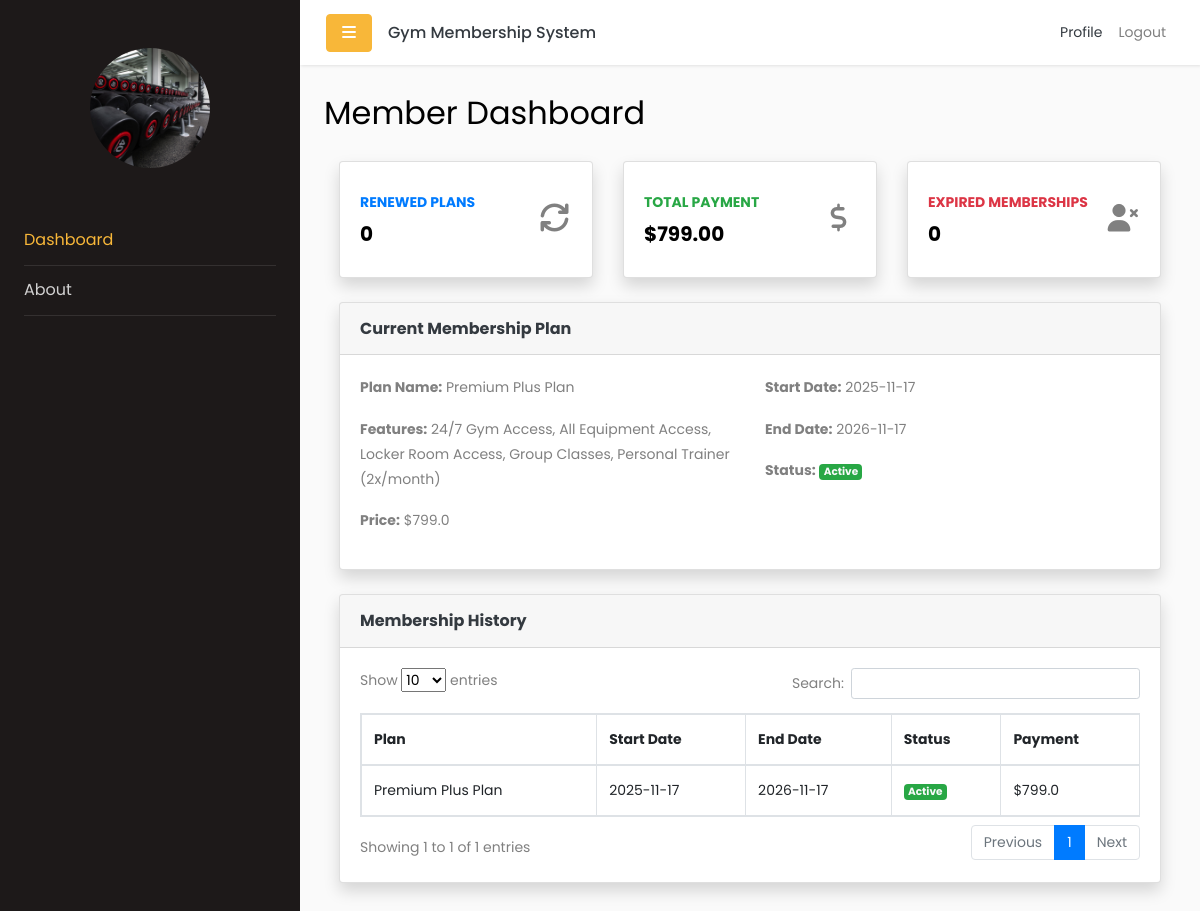
The page /member/dashboard (signed in) on the database its author committed.
### app/models.py (models this page shows)
class MembershipPlan(db.Model):
    __tablename__ = 'membership_plans'
    id = db.Column(db.Integer, primary_key=True)
    name = db.Column(db.String(100), nullable=False)
    features = db.Column(db.Text)
    price = db.Column(db.Float, nullable=False)
    duration_months = db.Column(db.Integer, nullable=False)  # Duration in months
    status = db.Column(db.String(20), default='available')  # 'available' or 'unavailable'
    created_at = db.Column(db.DateTime, default=lambda: datetime.now(timezone.utc))

class Membership(db.Model):
    __tablename__ = 'memberships'
    id = db.Column(db.Integer, primary_key=True)
    member_id = db.Column(db.Integer, db.ForeignKey('users.id'), nullable=False)
    plan_id = db.Column(db.Integer, db.ForeignKey('membership_plans.id'), nullable=False)
    start_date = db.Column(db.DateTime, nullable=False)
    end_date = db.Column(db.DateTime, nullable=False)
    paymentMethod = db.Column(db.String(100))  # e.g., 'credit_card', 'cash', etc.
    status = db.Column(db.String(20), default='active')  # 'active', 'expired', 'cancelled'
    created_at = db.Column(db.DateTime, default=lambda: datetime.now(timezone.utc))
    user = db.relationship('User', backref=db.backref('memberships', lazy=True))
    plan = db.relationship('MembershipPlan', backref=db.backref('memberships', lazy=True))

### app/routes/member_routes.py (the view, shortened to what this page needs)
@member_bp.route('/member/dashboard')
@login_required
@role_required('member')
def member_dashboard():
    from flask_login import current_user
    from app.models import Membership, MembershipPlan, MembershipRenewal, db
    memberships = Membership.query.filter_by(member_id=current_user.id).order_by(Membership.start_date.desc()).all()
    membership_history = []
    total_payment = 0
    expired_count = 0
    renewed_count = 0
    current_membership = None
    current_plan = None
    renewal_history = []
    for m in memberships:
        plan = MembershipPlan.query.get(m.plan_id)
        membership_history.append((m, plan))
        total_payment += plan.price if plan else 0
        if m.status == 'expired':
            expired_count += 1
        renewals = MembershipRenewal.query.filter_by(membership_id=m.id).order_by(MembershipRenewal.renewal_date.desc()).all()
        if m.status == 'active' and not current_membership:
            current_membership = m
            current_plan = plan
    return render_template(
        'member/dashboard.html',
        renewed_count=renewed_count,
        total_payment=total_payment,
        expired_count=expired_count,
        current_membership=current_membership,
        current_plan=current_plan,
        membership_history=membership_history,
        renewal_history=renewal_history
    )

### app/__init__.py (called while the page is built)
@login_manager.user_loader
def load_user(user_id):
    return User.query.get(int(user_id))

### app/templates/member/dashboard.html (shortened to what this page needs)
{% extends 'base.html' %}
{% block content %}
<h2 class="mb-4">Member Dashboard</h2>
<div class="container-fluid">
    <div class="row">
        <div class="col-xl-4 col-md-6 mb-4">
            <div class="card border-left-primary shadow h-100 py-2">
                <div class="card-body">
                    <div class="row no-gutters align-items-center">
                        <div class="col mr-2">
                            <div class="text-xs font-weight-bold text-primary text-uppercase mb-1">Renewed Plans</div>
                            <div class="h5 mb-0 font-weight-bold text-gray-800">{{ renewed_count }}</div>
                        </div>
                        <div class="col-auto">
                            <i class="fas fa-sync fa-2x text-gray-300"></i>
                        </div>
                    </div>
                </div>
            </div>
        </div>
        <div class="col-xl-4 col-md-6 mb-4">
            <div class="card border-left-success shadow h-100 py-2">
                <div class="card-body">
                    <div class="row no-gutters align-items-center">
                        <div class="col mr-2">
                            <div class="text-xs font-weight-bold text-success text-uppercase mb-1">Total Payment</div>
                            <div class="h5 mb-0 font-weight-bold text-gray-800">${{ '{:,.2f}'.format(total_payment) }}</div>
                        </div>
                        <div class="col-auto">
                            <i class="fas fa-dollar-sign fa-2x text-gray-300"></i>
                        </div>
                    </div>
                </div>
            </div>
        </div>
        <div class="col-xl-4 col-md-6 mb-4">
            <div class="card border-left-danger shadow h-100 py-2">
                <div class="card-body">
                    <div class="row no-gutters align-items-center">
                        <div class="col mr-2">
                            <div class="text-xs font-weight-bold text-danger text-uppercase mb-1">Expired Memberships</div>
                            <div class="h5 mb-0 font-weight-bold text-gray-800">{{ expired_count }}</div>
                        </div>
                        <div class="col-auto">
                            <i class="fas fa-user-times fa-2x text-gray-300"></i>
                        </div>
                    </div>
                </div>
            </div>
        </div>
    </div>
    <div class="card shadow mb-4">
        <div class="card-header py-3">
            <h6 class="m-0 font-weight-bold text-dark">Current Membership Plan</h6>
        </div>
        <div class="card-body">
            {% if current_membership and current_plan %}
            <div class="row">
                <div class="col-md-6">
                    <p><strong>Plan Name:</strong> {{ current_plan.name }}</p>
                    <p><strong>Features:</strong> {{ current_plan.features }}</p>
                    <p><strong>Price:</strong> ${{ current_plan.price }}</p>
                </div>
                <div class="col-md-6">
                    <p><strong>Start Date:</strong> {{ current_membership.start_date.strftime('%Y-%m-%d') }}</p>
                    <p><strong>End Date:</strong> {{ current_membership.end_date.strftime('%Y-%m-%d') }}</p>
                    <p><strong>Status:</strong>
                        {% if current_membership.status == 'active' %}
                            <span class="badge bg-success text-light">Active</span>
                        {% elif current_membership.status == 'expired' %}
                            <span class="badge bg-danger text-light">Expired</span>
                        {% else %}
                            <span class="badge bg-secondary">{{ current_membership.status|capitalize }}</span>
                        {% endif %}
                    </p>
                </div>
            </div>
            {% else %}
            <p class="text-muted">No active membership plan found.</p>
            {% endif %}
        </div>
    </div>
    <div class="card shadow mb-4">
        <div class="card-header py-3">
            <h6 class="m-0 font-weight-bold text-dark">Membership History</h6>
        </div>
        <div class="card-body">
            <div class="table-responsive">
                <table class="table table-bordered" id="memberHistoryTable">
                    <thead>
                        <tr>
                            <th>Plan</th>
                            <th>Start Date</th>
                            <th>End Date</th>
                            <th>Status</th>
                            <th>Payment</th>
                        </tr>
                    </thead>
                    <tbody>
                        {% for membership, plan in membership_history %}
                        <tr>
                            <td>{{ plan.name }}</td>
                            <td>{{ membership.start_date.strftime('%Y-%m-%d') }}</td>
                            <td>{{ membership.end_date.strftime('%Y-%m-%d') }}</td>
                            <td>
                                {% if membership.status == 'active' %}
                                    <span class="badge bg-success text-light">Active</span>
                                {% elif membership.status == 'expired' %}
                                    <span class="badge bg-danger text-light">Expired</span>
                                {% else %}
                                    <span class="badge bg-secondary">{{ membership.status|capitalize }}</span>
                                {% endif %}
                            </td>
                            <td>${{ plan.price }}</td>
                        </tr>
                        {% else %}
                            No membership history found.
                        {% endfor %}
                    </tbody>
                </table>
            </div>
        </div>
    </div>
</div>
{% endblock %}

### rows shown on the page
MembershipPlan: name "Premium Plus Plan", features "24/7 Gym Access, All Equipment Access, Locker Room Access, Group Classes, Personal Trainer (2x/month)", price "799.0"
Membership: start_date "2025-11-17", end_date "2026-11-17", name "Premium Plus Plan", status "Active", price "799.0"

### other values the page prints
{{ renewed_count }} "0"
{{ '{:,.2f}'.format(total_payment) }} "799.00"
{{ expired_count }} "0"
